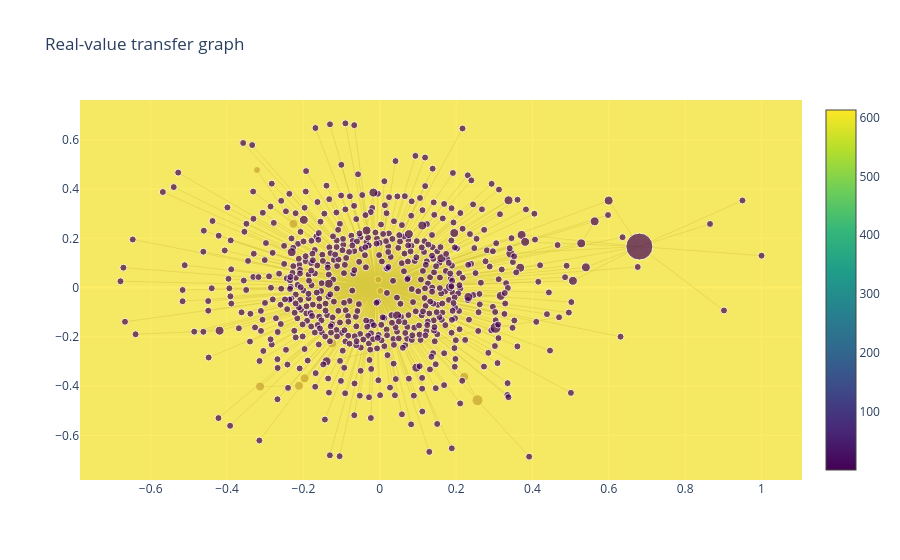

The code cell stored with this chart in its notebook:
### Code cell
import networkx as nx
import plotly.graph_objects as go

pos = nx.spring_layout(G_real, seed=42, k=0.3)

edge_x, edge_y = [], []
for u, v in G_real.edges():
    x0, y0 = pos[u]
    x1, y1 = pos[v]
    edge_x += [x0, x1, None]
    edge_y += [y0, y1, None]

edge_trace = go.Scatter(x=edge_x, y=edge_y, line=dict(width=0.5, color="gray"), mode="lines")

node_x = [pos[n][0] for n in G_real.nodes()]
node_y = [pos[n][1] for n in G_real.nodes()]
node_text = list(G_real.nodes())
degrees = [G_real.degree(n) for n in G_real.nodes()]

node_trace = go.Scatter(
    x=node_x, y=node_y, mode="markers", text=node_text, hoverinfo="text",
    marker=dict(size=[5 + d * 2 for d in degrees], color=degrees, colorscale="Viridis", showscale=True)
)

fig = go.Figure(data=[edge_trace, node_trace])
fig.update_layout(title="Real-value transfer graph", showlegend=False)
fig.show()

### Figure 1 — Plotly figure (JSON) as saved in the notebook; plotly's stock layout.template omitted (floating-point values rounded to 4 significant figures; data arrays with more than 128 entries replaced by an {"elided": "..."} marker saying what was removed)
{"data": [{"line": {"color": "gray", "width": 0.5}, "mode": "lines", "type": "scatter", "x": {"elided": "1929 float values"}, "y": {"elided": "1929 float values"}}, {"hoverinfo": "text", "marker": {"color": {"elided": "627 int values"}, "colorscale": [[0.0, "#440154"], [0.1111, "#482878"], [0.2222, "#3e4989"], [0.3333, "#31688e"], [0.4444, "#26828e"], [0.5556, "#1f9e89"], [0.6667, "#35b779"], [0.7778, "#6ece58"], [0.8889, "#b5de2b"], [1.0, "#fde725"]], "showscale": true, "size": {"elided": "627 int values"}}, "mode": "markers", "text": {"elided": "627 str values"}, "type": "scatter", "x": {"elided": "627 float values"}, "y": {"elided": "627 float values"}}], "layout": {"showlegend": false, "title": {"text": "Real-value transfer graph"}}}
